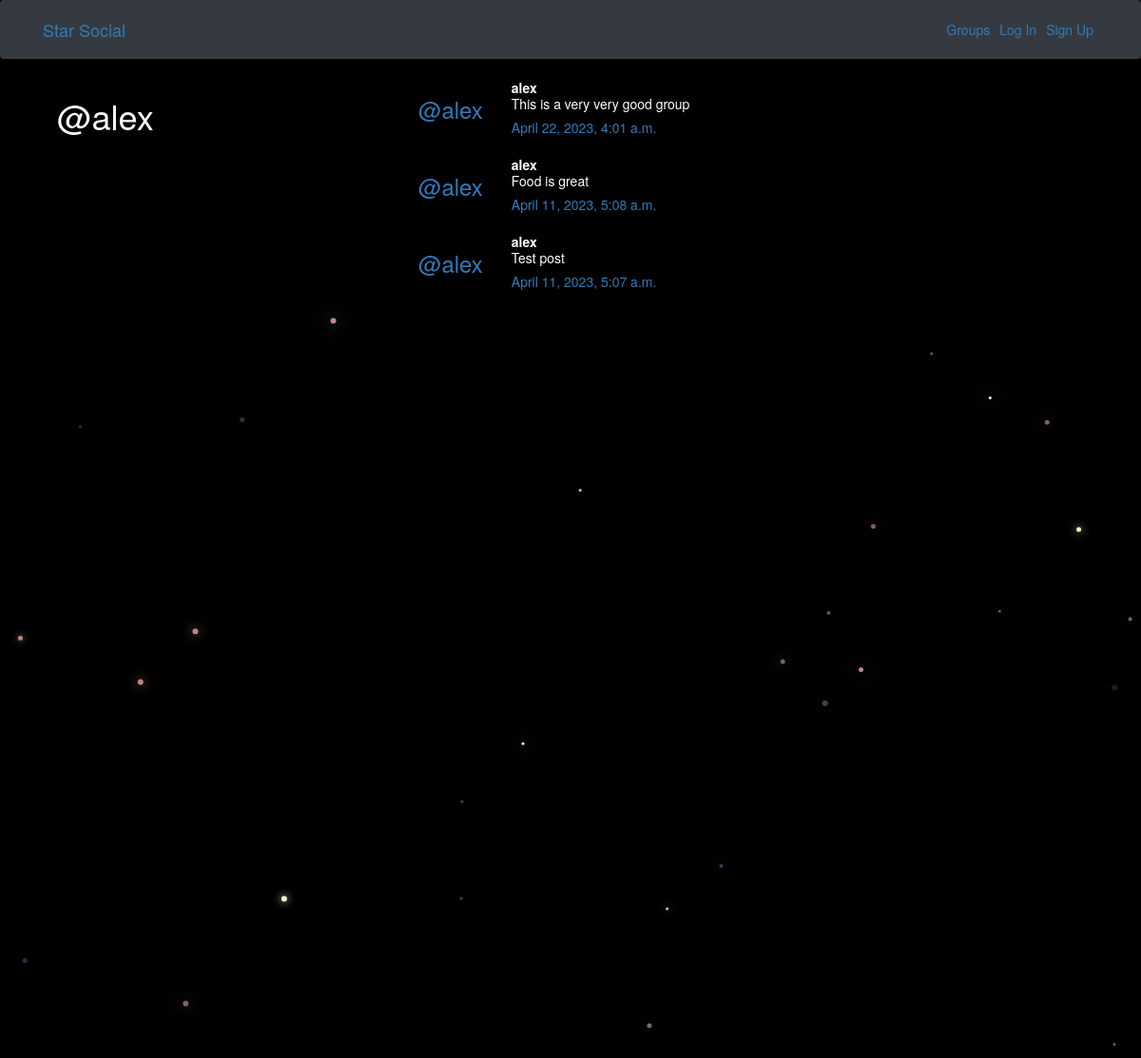
Page /posts/by/alex/ on the committed database.
### posts/models.py (models this page shows, shortened)
class Post(models.Model):
    user = models.ForeignKey(User, related_name='posts', on_delete=models.CASCADE)
    created_at = models.DateTimeField(auto_now = True)
    message = models.TextField()
    message_html = models.TextField(editable = False)
    group = models.ForeignKey(Group, related_name = 'posts', null = True, blank = True, on_delete=models.CASCADE)
    class Meta:
        ordering = ['-created_at']
        unique_together = ['user', 'message']

### posts/views.py (the view)
# urls.py: path("by/<username>/",views.UserPosts.as_view(),name = "for_user"),
class UserPosts(generic.ListView):
    model = models.Post
    template_name = 'posts/user_post_list.html'
    def get_queryset(self):
        try:
            self.post_user = User.objects.prefetch_related('posts').get(username__iexact = self.kwargs.get('username'))
        except User.DoesNotExist:
            raise Http404
        else:
            return self.post_user.posts.all()
    def get_context_data(self, **kwargs):
        context = super().get_context_data(** kwargs)
        context['post_user'] = self.post_user
        return context

### posts/templates/posts/user_post_list.html
{% extends "posts/post_base.html" %}
{% block prepost %}
<div class = "col-md-4">
    <h1>@{{post_user.username}}</h1>
</div>
{% endblock %}
{% block post_content %}
<div class = "col-md-8">
    {% for post in post_list %}
        {% include "posts/_post.html" %}
    {% endfor %}
</div>
{% endblock %}

### posts/templates/posts/_post.html (shortened to what this page needs)
<div class = "post media">
    <h3 class="mr-5"><a href="{% url 'posts:for_user' username=post.user.username %}">@{{ post.user.username }}</a></h3>
    <div class = "media-body">
        <strong>{{post.user.username}}</strong>
        <h5 class = 'media-heading'>{{ post.message_html|safe }}
        <time class = 'time'><a href="{% url 'posts:single' username=post.user.username pk=post.pk %}">{{ post.created_at }}</a></time>
        </h5>
    </div>
</div>

### static/simplesocial/css/master.css (style rules this page uses)
body { margin: 0; overflow: hidden; background-color: black; color:white; }

### rows in the picture
Post: user.username "alex", message_html "This is a very very good group", created_at "April 22, 2023, 4:01 a.m."
Post: user.username "alex", message_html "Food is great", created_at "April 11, 2023, 5:08 a.m."
Post: user.username "alex", message_html "Test post", created_at "April 11, 2023, 5:07 a.m."

### other values in the picture
{{ post_user.username }} "alex"
